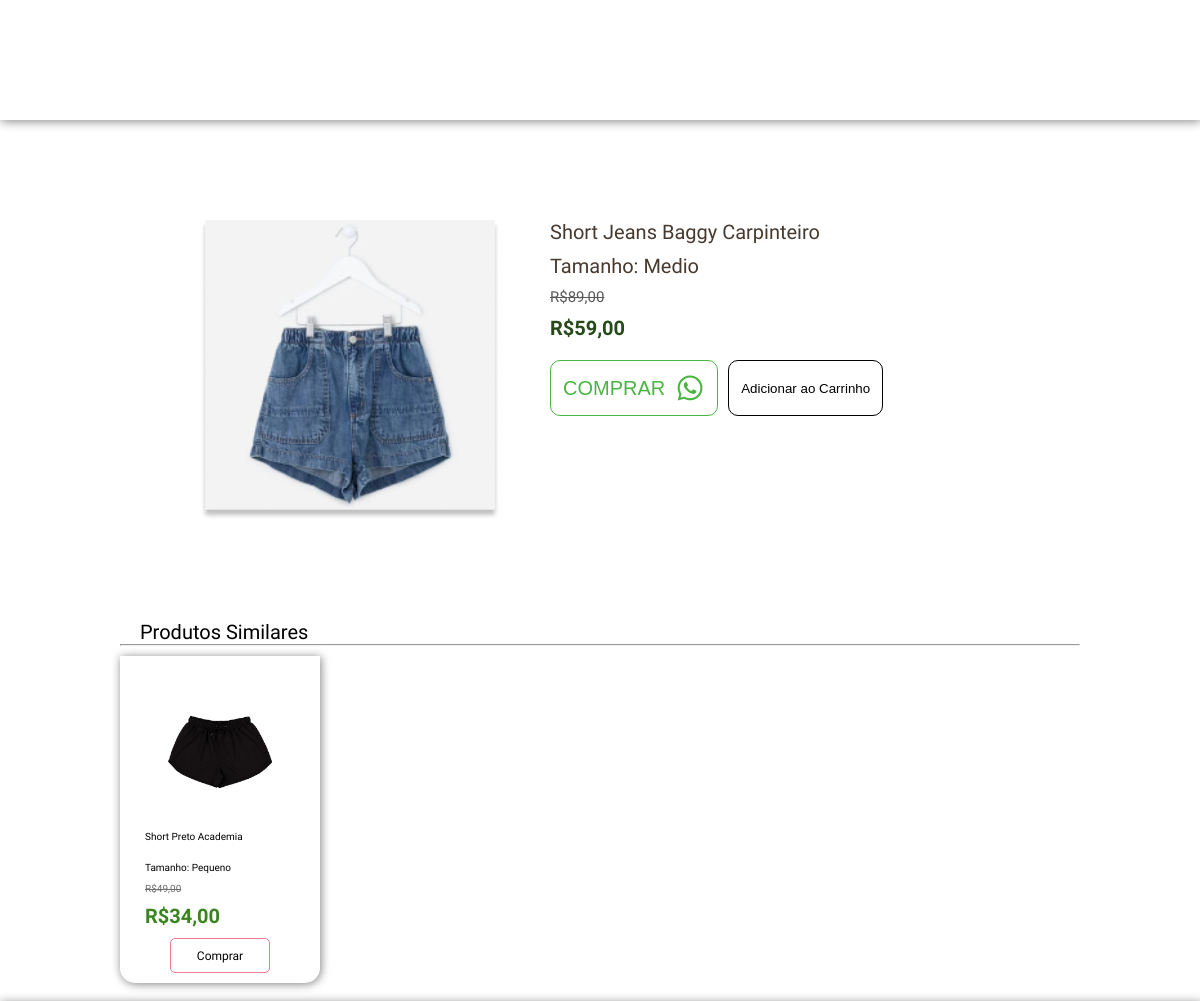
Page /details/product_details.php?id=1&table=tab_shorts (signed in) on the committed database.
### tables this page shows
CREATE TABLE `tab_shorts` (
  `id_shorts` bigint NOT NULL AUTO_INCREMENT,
  `nomeproduto` varchar(50) NOT NULL,
  `valor` float NOT NULL,
  `promocao` float NOT NULL,
  `tamanho` varchar(10) NOT NULL,
  `imagem` varchar(255) DEFAULT NULL,
  PRIMARY KEY (`id_shorts`)
);

### details/product_details.php (the view, shortened to what this page needs)
<?php
include_once('../Back/config.php');
$valid_tables = [
    'tab_vestidos' => 'id_vestidos',
    'tab_modaintima' => 'id_modaintima',
    'tab_shorts' => 'id_shorts',
    'tab_camiseta' => 'id_camiseta'
];
?>
<!DOCTYPE html>
<html lang="pt-br">
<head>
    <link rel="stylesheet" href="../base/style.css">
    <link rel="stylesheet" href="style.css">
</head>
<body>
    <header id="header"></header>
    <main>
        <?php
        if (isset($_GET['id']) && isset($_GET['table'])) {
            $id = intval($_GET['id']);
            $table = $_GET['table'];
            if (array_key_exists($table, $valid_tables)) {
                $id_column = $valid_tables[$table];
                $sql = "SELECT $id_column, valor, promocao, nomeproduto, tamanho, imagem FROM $table WHERE $id_column = ?";
                $stmt = $conexao->prepare($sql);
                $stmt->bind_param('i', $id);
                $stmt->execute();
                $result = $stmt->get_result();
                if ($result->num_rows > 0) {
                    $row = $result->fetch_assoc();
                    echo '<div class="produto" data-nome="' . $row["nomeproduto"] . '" data-tamanho="' . $row["tamanho"] . '">';
                    echo '<img src="' . $row["imagem"] . '" id="main-img">';
                    echo '<div class="descricao-produto">';
                    echo '<p>' . $row["nomeproduto"] . '</p>';
                    echo '<p>Tamanho: ' . $row["tamanho"] . '</p>';
                    echo '<span>R$' . number_format($row["valor"], 2, ',', '.') . '</span>';
                    echo '<strong>R$' . number_format($row["promocao"], 2, ',', '.') . '</strong>';
                    echo '<form method="POST" action="carrinho.php">';
                    echo '<div class="buttons">';
                    echo '<button type="button" class="wpp-button" id="wpp-button">Comprar <img src="../assets/Whatsapp.png" alt="logo do Whatsapp"></button>';
                    echo '<button type="submit">Adicionar ao Carrinho</button>';
                    echo '</div>';
                    echo '</form>';
                    echo '</div>';
                    echo '</div>';
                } else {
                    echo 'Produto não encontrado.';
                }
            } else {
                echo 'Tabela inválida.';
            }
        } else {
            echo 'ID do produto ou tabela não fornecidos.';
        }
        ?>
        <div id="similar">
            <p class="title">Produtos Similares</p>
            <hr>
            <div class="container">
                <?php
                if (isset($id) && isset($table)) {
                    $id_column = $valid_tables[$table];
                    $sql = "SELECT $id_column, valor, promocao, nomeproduto, tamanho, imagem FROM $table WHERE $id_column != ?";
                    $stmt = $conexao->prepare($sql);
                    $stmt->bind_param('i', $id);
                    $stmt->execute();
                    $result = $stmt->get_result();
                    if ($result->num_rows > 0) {
                        while ($row = $result->fetch_assoc()) {
                            echo '<div class="card">';
                            echo '<img class="img-produto" src="' . $row["imagem"] . '" alt="Imagem do Produto">';
                            echo '<p>' . $row["nomeproduto"] . '</p>';
                            echo '<p>Tamanho: ' . $row["tamanho"] . '</p>';
                            echo '<span>R$' . number_format($row["valor"], 2, ',', '.') . '</span>';
                            echo '<strong>R$' . number_format($row["promocao"], 2, ',', '.') . '</strong>';
                            echo '<div class="buttons">';
                            echo '<button class="btn-buy"><a href="../details/product_details.php?id=' . $row[$id_column] . '&table=' . $table . '">Comprar</a></button>';
                            echo '</div>';
                            echo '</div>';
                        }
                    } else {
                        echo "Nenhum produto encontrado.";
                    }
                }
                ?>
            </div>
        </div>
    </main>
</body>
</html>

### base/style.css (style rules this page uses)
* { padding: 0; margin: 0; box-sizing: border-box; }
:root { font-size: 62.5%; --base-font-color: #48392E; }
body { min-height: 100vh; display: flex; flex-direction: column; }
#header { width: 100%; height: 12rem; border: none; box-shadow: .1rem .1rem 1rem gray; display: flex; align-items: center; }
@media (min-width:1000px) { body { min-height: 100vh; display: flex; flex-direction: column; } }
@media (min-width:1000px) { #header { gap: 8rem; } }

### details/style.css (style rules this page uses)
:root { --green-color: #4AB542; --btn-border: #ED7E8F; }
main { font-family: 'belgrano', sans-serif; }
#main-img { width: 15rem; margin-right: 2rem; }
.produto { display: flex; margin: 2rem 2rem; }
.descricao-produto { display: flex; flex-direction: column; gap: .5rem; }
.descricao-produto p { font-size: 1.3rem; }
.descricao-produto span { text-decoration: line-through; color: #5A5A5A; font-size: 1rem; display: block; }
.descricao-produto strong { color: #264A19; font-size: 1.3rem; }
.buttons { display: flex; margin-top: 1rem; gap: 1rem; }
.wpp-button { color: var(--green-color); text-transform: uppercase; display: flex; justify-content: center; align-items: center; gap: .5rem; border: 1px solid var(--green-color); font-size: 1.2rem; }
button { border-radius: 1rem; padding: .5rem; background-color: white; cursor: pointer; border: 1px solid; }
#similar { width: 80%; margin: auto; }
#similar p { font-size: 1rem; }
.card { margin-top: 1rem; width: 20rem; display: flex; flex-direction: column; justify-content: center; align-items: center; box-shadow: .1rem .1rem 1rem gray; border-radius: 0 0 1.5rem 1.5rem; margin-bottom: 2rem; }
.card p { width: 15rem; margin: 1rem 0; font-size: 1.5rem; }
.card span { margin-bottom: 1rem; color: #6D6D6D; text-decoration: line-through; width: 15rem; }
.card strong { color: #3A8520; font-size: 2rem; width: 15rem; }
.card .img-produto { width: 15rem; margin-top: 1.5rem; }
.card button { border: 1px solid var(--btn-border); border-radius: .5rem; background: white; font-family: 'belgrano', sans-serif; height: 3.5rem; width: 3.5rem; display: flex; align-items: center; justify-content: center; }
.card .btn-buy a { text-decoration: none; color: black; font-size: 1.2rem; }
.card .btn-buy { width: 10rem; }
.card .buttons { display: flex; gap: 2rem; margin-bottom: 1rem; }
.container { display: flex; gap: 1.5rem; flex-wrap: wrap; }
@media (min-width:1000px) { .produto { display: flex; margin: 10rem 20rem; } }
@media (min-width:1000px) { #main-img { width: 30rem; margin-right: 5rem; } }
@media (min-width:1000px) { .descricao-produto { display: flex; flex-direction: column; gap: 1rem; } }
@media (min-width:1000px) { .descricao-produto p { font-size: 2rem; color: #48392E; } }
@media (min-width:1000px) { .descricao-produto span { text-decoration: line-through; color: #5A5A5A; font-size: 1.5rem; display: block; } }
@media (min-width:1000px) { .descricao-produto strong { color: #264A19; font-size: 2rem; } }
@media (min-width:1000px) { .wpp-button { color: var(--green-color); text-transform: uppercase; display: flex; justify-content: center; align-items: center; gap: 1rem; border: 1px solid var(--green-color); font-size: 2rem; } }
@media (min-width:1000px) { button { border-radius: 1rem; padding: 1.2rem; background-color: white; cursor: pointer; } }
@media (min-width:1000px) { .buttons { display: flex; margin-top: 1rem; gap: 1rem; } }
@media (min-width:1000px) { #similar .title { padding-left: 2rem; font-size: 2rem; } }

### rows in the picture
tab_shorts: imagem (picture), nomeproduto "Short Jeans Baggy Carpinteiro", tamanho "Medio", valor "89,00", promocao "59,00"
tab_shorts: imagem (picture), nomeproduto "Short Preto Academia", tamanho "Pequeno", valor "49,00", promocao "34,00"
